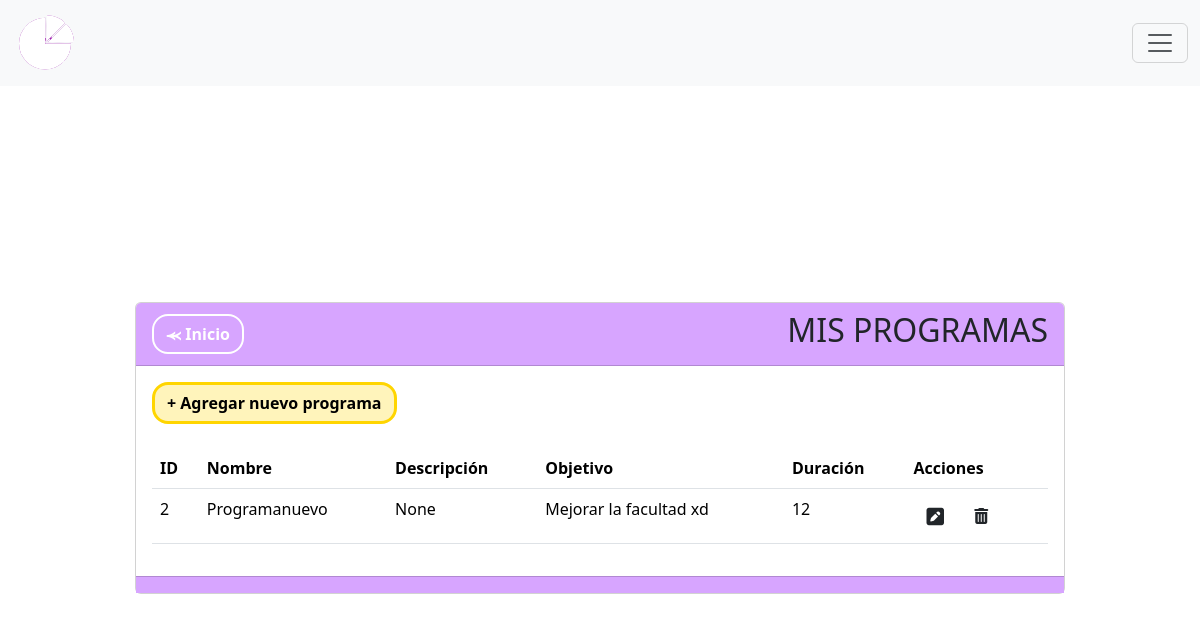
/programas, run on the app's committed database.
### MIReApp/models.py (models this page shows, shortened)
class Programa(models.Model):
    id = models.AutoField(primary_key=True)
    nombre = models.CharField(max_length=100,
                              verbose_name='Nombre',
                              unique= True,
                              validators= [
                                  RegexValidator(regex= r'^[a-zA-Z\s]*$',
                                                 message="El nombre no puede contener caracteres especiales.",
                                                 code='invalid_nombre')
                              ])
    descripcion = models.CharField(max_length=50, blank=True, null=True)
    objetivo = models.CharField(max_length=100, blank=True, null=True)
    duracion = models.PositiveIntegerField()

### MIReApp/views.py (the view)
# urls.py: path('programas',views.programas, name='programas'),
def programas(request):
    programs = Programa.objects.all()
    return render(request, 'programas/index.html', {'programas': programs})

### MIReApp/templates/programas/index.html (shortened to what this page needs)
{% extends "base.html" %}
{% block contenido %}
<br>
<br>
<br>
<center>
    <link rel="stylesheet" href="https://cdnjs.cloudflare.com/ajax/libs/font-awesome/6.4.2/css/all.min.css">
    <div class="col-md-10 card" style="text-align: left;">
        <div class="card-header" style="background-color: #D7A5FF;">
            <div style="display: flex; justify-content: space-between; align-items: center;">
                <span>
                    <a href="{% url 'inicio' %}" class="btn btn-secondary rounded-4 fw-bold" style="background-color: transparent; color:white;border-color: white;border-width: 2px;">⪻ Inicio</a>
                </span>
                <span>
                    <h2>MIS PROGRAMAS</h2>
                </span>
            </div>
        </div>
        <div class="card-body">
            <a name="" id="" class="btn fw-bold rounded-4" href="{% url 'crear_programa' %}" style="background-color: #fff4bb;color: #000000;border-color: #ffd500;border-width: 3px;">+ Agregar nuevo programa</a>
            <br>
            <br>
            <div class="table-responsive">
                <table class="table rounded-4" style="background-color: #D7A5FF;">
                    <thead>
                        <tr>
                            <th scope="col">ID</th>
                            <th scope="col">Nombre</th>
                            <th scope="col">Descripción</th>
                            <th scope="col">Objetivo</th>
                            <th scope="col">Duración</th>
                            <th scope="col">Acciones</th>
                        </tr>
                    </thead>
                    <tbody>
                        {% for prog in programas %}
                        <tr class="">
                            <td scope="row">{{ prog.id }}</td>
                            <td>{{ prog.nombre }}</td>
                            <td>{{ prog.descripcion }}</td>
                            <td>{{ prog.objetivo }}</td>
                            <td>{{ prog.duracion }}</td>
                            <td>
                                <a class="btn" href="{% url 'editar_programas' prog.id %}"><i class="fa-solid fa-square-pen fa-lg"></i></a>
                                <a class="btn eliminarPrograma-btn" href="{% url 'eliminar_programas' prog.id %}" data-id="{{ item.id }}" role="button"><i class="fa-solid fa-trash-can"></i></a>
                            </td>
                        </tr>
                        {% endfor %}
                    </tbody>
                </table>
            </div>
        </div>
        <div class="card-footer text-muted" style="background-color: #D7A5FF;">
        </div>
    </div>
</center>
{% endblock %}

### MIReApp/static/css/base.css (style rules this page uses)
html, body { margin: 0; width: 100%; height: 100%; display: flex; justify-content: center; align-items: center; font-family: 'Dosis', sans-serif; font-weight: 300; -webkit-user-select: none; -moz-user-select: none; -ms-user-select: none; user-select: none; }
h2 { color: #965FB8; }

### data on the page
Programa: id "2", nombre "Programanuevo", descripcion "None", objetivo "Mejorar la facultad xd", duracion "12"
